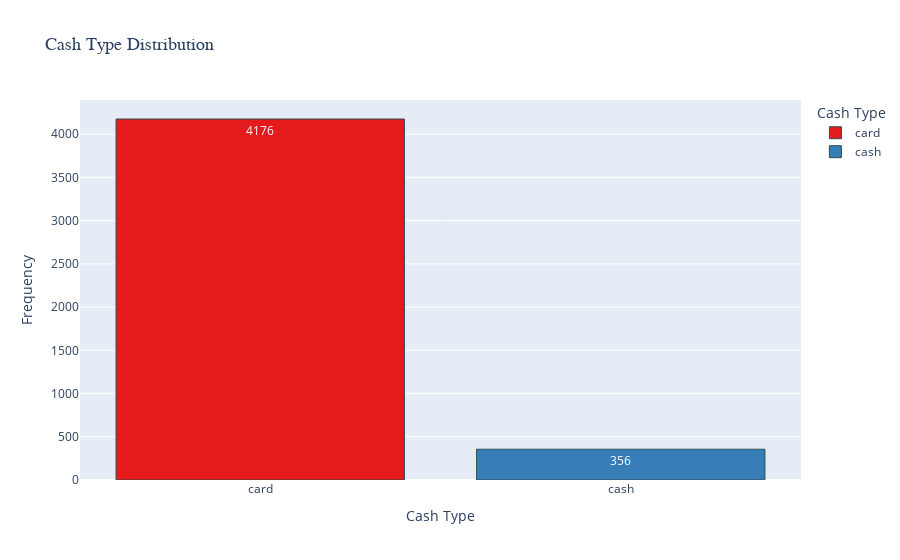

Here is the notebook cell this chart was saved with:
### Markdown cell above
`
● There are more than 4000 transactions in the data.
`

### Code cell
# Create a histogram
fig = px.histogram(df_copy, 
                   x='cash_type', 
                   color='cash_type', 
                   title='Cash Type Distribution',
                   labels={'cash_type': 'Cash Type'},
                   text_auto=True,  # This will show the count on top of the bars
                   color_discrete_sequence=px.colors.qualitative.Set1  # Custom color palette
                  )

# Update layout for better aesthetics
fig.update_traces(marker=dict(line=dict(width=1, color='DarkSlateGrey')))  # Add border to bars
fig.update_layout(xaxis_title='Cash Type', 
                  yaxis_title='Frequency',
                  title_font=dict(size=18, family='Arial Black'),
                  xaxis=dict(title_font=dict(size=14)),
                  yaxis=dict(title_font=dict(size=14)),
                  legend_title_text='Cash Type',
                  legend=dict(font=dict(size=12)))

# Show the plot
fig.show()

### Figure 1 — Plotly figure (JSON) as saved in the notebook; plotly's stock layout.template omitted (floating-point values rounded to 4 significant figures; data arrays with more than 128 entries replaced by an {"elided": "..."} marker saying what was removed)
{"data": [{"alignmentgroup": "True", "bingroup": "x", "hovertemplate": "Cash Type=%{x}<br>count=%{y}<extra></extra>", "legendgroup": "card", "marker": {"color": "rgb(228,26,28)", "line": {"color": "DarkSlateGrey", "width": 1}, "pattern": {"shape": ""}}, "name": "card", "offsetgroup": "card", "orientation": "v", "showlegend": true, "texttemplate": "%{value}", "type": "histogram", "x": {"elided": "4176 str values"}, "xaxis": "x", "yaxis": "y"}, {"alignmentgroup": "True", "bingroup": "x", "hovertemplate": "Cash Type=%{x}<br>count=%{y}<extra></extra>", "legendgroup": "cash", "marker": {"color": "rgb(55,126,184)", "line": {"color": "DarkSlateGrey", "width": 1}, "pattern": {"shape": ""}}, "name": "cash", "offsetgroup": "cash", "orientation": "v", "showlegend": true, "texttemplate": "%{value}", "type": "histogram", "x": {"elided": "356 str values"}, "xaxis": "x", "yaxis": "y"}], "layout": {"barmode": "relative", "legend": {"font": {"size": 12}, "title": {"text": "Cash Type"}, "tracegroupgap": 0}, "title": {"font": {"family": "Arial Black", "size": 18}, "text": "Cash Type Distribution"}, "xaxis": {"anchor": "y", "categoryarray": ["card", "cash"], "categoryorder": "array", "domain": [0, 1], "title": {"font": {"size": 14}, "text": "Cash Type"}}, "yaxis": {"anchor": "x", "domain": [0, 1], "title": {"font": {"size": 14}, "text": "Frequency"}}}}
